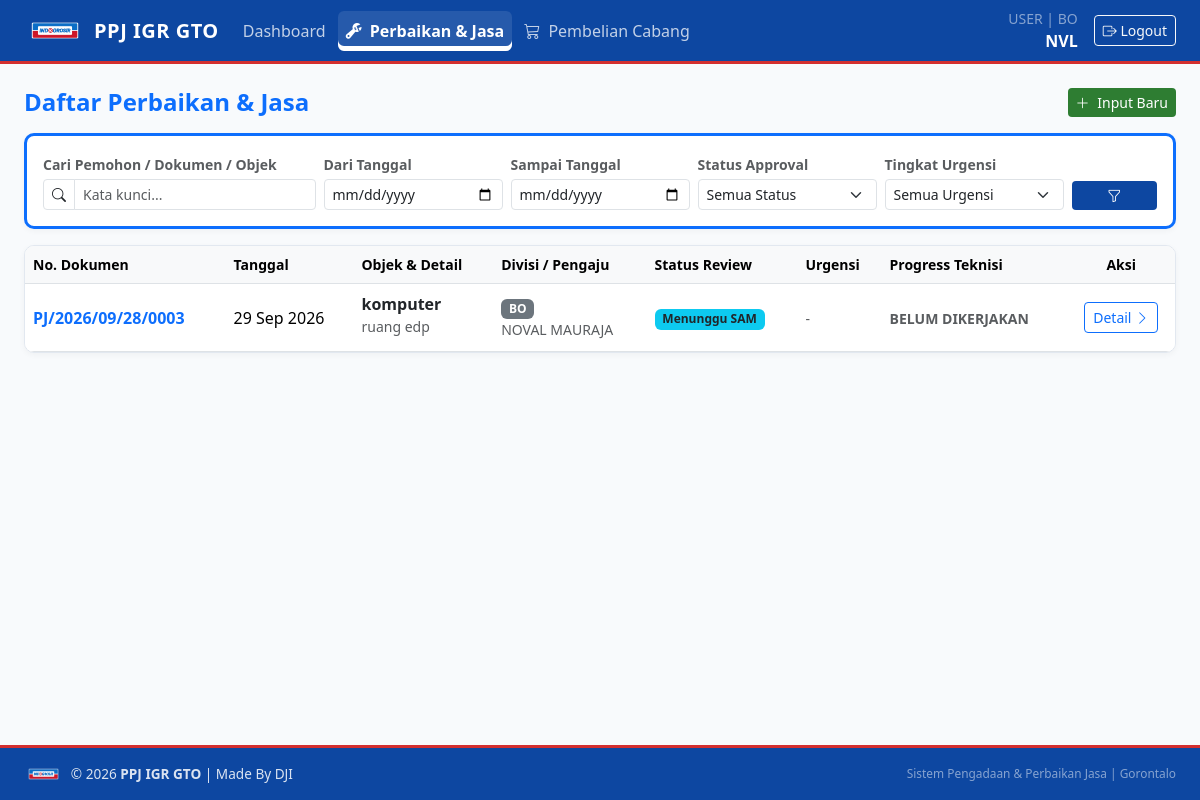
Page /perbaikan/ (signed in) on the committed database.
### core/models.py (models this page shows, shortened)
class UserProfile(models.Model):
    ROLE_CHOICES = [
        ('USER', 'User Divisi'),
        ('GA', 'General Affair (GA)'),
        ('SAM', 'SAM'),
        ('SM', 'Store Manager (SM)'),
        ('TEKNISI', 'Teknisi'),
    ]
    DIVISI_CHOICES = [
        ('SM', 'SM'),
        ('BO', 'BO'),
        ('MS', 'MS'),
        ('FOOD', 'FOOD'),
        ('NON FOOD', 'NON FOOD'),
        ('PERISH', 'PERISH'),
        ('LOG 1', 'LOG 1'),
        ('LOG 2', 'LOG 2'),
        ('GA', 'GA'),
        ('TEKNISI', 'TEKNISI'),
    ]
    user = models.OneToOneField(User, on_delete=models.CASCADE, related_name='profile')
    nik = models.CharField(max_length=30, blank=True)
    nomor_hp = models.CharField(max_length=20, blank=True, null=True, verbose_name="Nomor HP/WhatsApp")
    role = models.CharField(max_length=20, choices=ROLE_CHOICES, default='USER')
    divisi = models.CharField(max_length=20, choices=DIVISI_CHOICES, default='BO')

class PerbaikanJasa(models.Model):
    URGENSI_CHOICES = [
        ('EMERGENCY', 'Emergency'),
        ('HIGH', 'High'),
        ('MEDIUM', 'Medium'),
        ('PLANNED', 'Planned'),
    ]
    STATUS_APPROVAL_CHOICES = [
        ('WAITING_GA', 'Menunggu Estimasi GA'),
        ('WAITING_SAM', 'Menunggu Review SAM'),
        ('APPROVED', 'Disetujui (Diteruskan ke Teknisi)'),
        ('REJECTED', 'Ditolak (NOK)'),
    ]
    PROGRESS_TEKNISI_CHOICES = [
        ('BELUM DIKERJAKAN', 'Belum Dikerjakan'),
        ('PROSES', 'Proses'),
        ('SELESAI', 'Selesai'),
    ]
    no_dokumen = models.CharField(max_length=50, unique=True, blank=True, null=True)
    user = models.ForeignKey(User, on_delete=models.CASCADE, related_name='perbaikan_requests')
    nik = models.CharField(max_length=50)
    nama = models.CharField(max_length=150)
    divisi = models.CharField(max_length=50)
    tanggal = models.DateField(auto_now_add=True)
    lokasi_spesifik = models.CharField(max_length=255)
    objek = models.CharField(max_length=255)
    detail = models.TextField()
    upload_foto = models.ImageField(upload_to='perbaikan/laporan/')
    deskripsi_kebutuhan_bahan = models.TextField(blank=True, null=True)
    estimasi_harga = models.DecimalField(max_digits=12, decimal_places=2, null=True, blank=True)
    urgensi = models.CharField(max_length=20, choices=URGENSI_CHOICES, blank=True, null=True)
    alasan_nok_sam = models.TextField(blank=True, null=True)
    status = models.CharField(max_length=30, choices=STATUS_APPROVAL_CHOICES, default='WAITING_GA')
    progress_pekerjaan = models.CharField(
        max_length=30, choices=PROGRESS_TEKNISI_CHOICES, default='BELUM DIKERJAKAN'
    )
    kendala = models.TextField(blank=True, null=True)
    foto_hasil_pekerjaan = models.ImageField(upload_to='perbaikan/selesai/', blank=True, null=True)
    created_at = models.DateTimeField(auto_now_add=True)
    updated_at = models.DateTimeField(auto_now=True)

### core/views.py (the view, shortened to what this page needs)
# urls.py: path('perbaikan/', views.perbaikan_list, name='perbaikan_list'),
@login_required
def perbaikan_list(request):
    profile, _ = UserProfile.objects.get_or_create(user=request.user)
    if profile.role == 'USER':
        qs = PerbaikanJasa.objects.filter(user=request.user)
    elif profile.role == 'TEKNISI':
        qs = PerbaikanJasa.objects.filter(status='APPROVED')
    else:
        qs = PerbaikanJasa.objects.all()
    search_query = request.GET.get('q', '').strip()
    status_filter = request.GET.get('status', '').strip()
    urgensi_filter = request.GET.get('urgensi', '').strip()
    tgl_mulai = request.GET.get('tgl_mulai', '').strip()
    tgl_selesai = request.GET.get('tgl_selesai', '').strip()
    if status_filter:
        qs = qs.filter(status=status_filter)
    if urgensi_filter:
        qs = qs.filter(urgensi=urgensi_filter)
    if tgl_mulai:
         qs = qs.filter(tanggal__gte=tgl_mulai)
    if tgl_selesai:
        qs = qs.filter(tanggal__lte=tgl_selesai)
    qs = qs.order_by('-created_at')
    paginator = Paginator(qs, 5)
    page_number = request.GET.get('page')
    page_obj = paginator.get_page(page_number)
    return render(request, 'core/perbaikan_list.html', {
        'items': page_obj,
        'profile': profile,
        'search_query': search_query,
        'status_filter': status_filter,
        'urgensi_filter': urgensi_filter,
        'tgl_mulai': tgl_mulai,
        'tgl_selesai': tgl_selesai,
        'urgensi_choices': PerbaikanJasa.URGENSI_CHOICES,
        'status_choices': PerbaikanJasa.STATUS_APPROVAL_CHOICES,
    })

### core/templates/core/perbaikan_list.html (shortened to what this page needs)
{% extends 'core/base.html' %}
{% block content %}
<div class="d-flex justify-content-between align-items-center mb-3">
    <h4 class="fw-bold mb-0 text-primary">Daftar Perbaikan & Jasa</h4>
    <a href="{% url 'core:perbaikan_create' %}" class="btn btn-sm btn-app-green">
        <i class="bi bi-plus-lg me-1"></i> Input Baru
    </a>
</div>
<div class="card card-custom p-3 mb-3 border-start border-3 border-primary">
    <form method="get" class="row g-2 align-items-end">
        <div class="col-12 col-md-3">
            <label class="form-label small fw-semibold text-muted mb-1">Cari Pemohon / Dokumen / Objek</label>
            <div class="input-group input-group-sm">
                <span class="input-group-text bg-white"><i class="bi bi-search"></i></span>
                <input type="text" name="q" value="{{ search_query }}" class="form-control" placeholder="Kata kunci...">
            </div>
        </div>
        <div class="col-6 col-md-2">
            <label class="form-label small fw-semibold text-muted mb-1">Dari Tanggal</label>
            <input type="date" name="tgl_mulai" value="{{ tgl_mulai }}" class="form-control form-control-sm">
        </div>
        <div class="col-6 col-md-2">
            <label class="form-label small fw-semibold text-muted mb-1">Sampai Tanggal</label>
            <input type="date" name="tgl_selesai" value="{{ tgl_selesai }}" class="form-control form-control-sm">
        </div>
        <div class="col-6 col-md-2">
            <label class="form-label small fw-semibold text-muted mb-1">Status Approval</label>
            <select name="status" class="form-select form-select-sm">
                <option value="">Semua Status</option>
            </select>
        </div>
        <div class="col-6 col-md-2">
            <label class="form-label small fw-semibold text-muted mb-1">Tingkat Urgensi</label>
            <select name="urgensi" class="form-select form-select-sm">
                <option value="">Semua Urgensi</option>
            </select>
        </div>
        <div class="col-12 col-md-1 d-flex gap-1">
            <button type="submit" class="btn btn-sm btn-app-blue w-100" title="Terapkan Filter">
                <i class="bi bi-funnel"></i>
            </button>
        </div>
    </form>
</div>
<div class="card card-custom p-0 overflow-hidden mb-3">
    <div class="table-responsive">
        <table class="table table-hover align-middle mb-0">
            <thead class="table-light border-bottom">
                <tr class="small text-muted">
                    <th>No. Dokumen</th>
                    <th>Tanggal</th>
                    <th>Objek & Detail</th>
                    <th>Divisi / Pengaju</th>
                    <th>Status Review</th>
                    <th>Urgensi</th>
                    <th>Progress Teknisi</th>
                    <th class="text-center">Aksi</th>
                </tr>
            </thead>
            <tbody>
                {% for item in items %}
                <tr>
                    <td class="fw-bold text-primary">{{ item.no_dokumen|default:item.id }}</td>
                    <td>{{ item.tanggal|date:"d M Y" }}</td>
                    <td>
                        <div class="fw-bold text-dark">{{ item.objek }}</div>
                        <small class="text-muted text-truncate d-inline-block" style="max-width: 250px;">{{ item.lokasi_spesifik }}</small>
                    </td>
                    <td>
                        <span class="badge bg-secondary">{{ item.divisi }}</span>
                        <div class="small text-muted">{{ item.nama }}</div>
                    </td>
                    <td>
                        {% if item.status == 'WAITING_GA' %}
                            <span class="badge bg-warning text-dark">Menunggu GA</span>
                        {% elif item.status == 'WAITING_SAM' %}
                            <span class="badge bg-info text-dark">Menunggu SAM</span>
                        {% elif item.status == 'APPROVED' %}
                            <span class="badge bg-success">Disetujui</span>
                        {% else %}
                            <span class="badge bg-danger">Ditolak (NOK)</span>
                        {% endif %}
                    </td>
                    <td>
                        {% if item.urgensi %}
                            {% if item.urgensi == 'EMERGENCY' and item.progress_pekerjaan != 'SELESAI' %}
                                <span class="badge badge-pulse-emergency"><i class="bi bi-exclamation-octagon-fill me-1"></i> EMERGENCY</span>
                            {% else %}
                                <span class="badge badge-{{ item.urgensi|lower }}">{{ item.urgensi }}</span>
                            {% endif %}
                            {% if item.progress_pekerjaan != 'SELESAI' and item.target_deadline %}
                                <div class="mt-1">
                                    {% if item.is_overdue %}
                                        <span class="badge badge-overdue"><i class="bi bi-alarm-fill me-1"></i> Terlambat</span>
                                    {% else %}
                                        <small class="text-muted" style="font-size: 0.72rem;">
                                            <i class="bi bi-clock-history"></i> Sisa: {{ item.remaining_hours }} jam
                                        </small>
                                    {% endif %}
                                </div>
                            {% endif %}
                        {% else %}
                            <span class="text-muted small">-</span>
                        {% endif %}
                    </td>
                    <td>
                        <span class="small fw-semibold {% if item.progress_pekerjaan == 'SELESAI' %}text-success{% elif item.progress_pekerjaan == 'PROSES' %}text-primary{% else %}text-muted{% endif %}">
                            {{ item.progress_pekerjaan }}
                        </span>
                    </td>
                    <td class="text-center">
                        <a href="{% url 'core:perbaikan_detail' item.no_dokumen|default:item.id %}" class="btn btn-sm btn-outline-primary">
                            Detail <i class="bi bi-chevron-right"></i>
                        </a>
                    </td>
                </tr>
                {% empty %}
                <tr>
                    <td colspan="8" class="text-center py-4 text-muted">Belum ada data permintaan perbaikan yang sesuai filter.</td>
                </tr>
                {% endfor %}
            </tbody>
        </table>
    </div>
</div>
{% endblock %}

### core/templates/core/base.html (shortened to what this page needs)
{% load static %}
<!DOCTYPE html>
<html lang="id">
<head>
    <link href="https://cdn.jsdelivr.net/npm/bootstrap@5.3.3/dist/css/bootstrap.min.css" rel="stylesheet">
    <link rel="stylesheet" href="https://cdn.jsdelivr.net/npm/bootstrap-icons@1.11.3/font/bootstrap-icons.min.css">
</head>
<body>
    <nav class="navbar navbar-expand-lg navbar-dark navbar-custom sticky-top">
        <div class="container-fluid px-3 px-lg-4">
            <a class="navbar-brand d-flex align-items-center" href="{% url 'core:dashboard' %}">
                <img src="{% static 'img/logo.png' %}" alt="Logo" class="me-2" style="height: 32px; width: auto; object-fit: contain;">
                <span>PPJ IGR GTO</span>
            </a>
            {% if request.user.is_authenticated %}
            <div class="collapse navbar-collapse" id="navMenu">
                <ul class="navbar-nav me-auto mb-2 mb-lg-0 gap-lg-1">
                    <li class="nav-item">
                        <a class="nav-link {% if request.resolver_match.url_name == 'dashboard' %}active{% endif %}"
                           href="{% url 'core:dashboard' %}">
                             Dashboard
                        </a>
                    </li>
                    <li class="nav-item">
                        <a class="nav-link {% if 'perbaikan' in request.resolver_match.url_name %}active{% endif %}"
                           href="{% url 'core:perbaikan_list' %}">
                            <i class="bi bi-wrench-adjustable me-1"></i> Perbaikan & Jasa
                        </a>
                    </li>
                    <li class="nav-item">
                        <a class="nav-link {% if 'pembelian' in request.resolver_match.url_name %}active{% endif %}"
                           href="{% url 'core:pembelian_list' %}">
                            <i class="bi bi-cart3 me-1"></i> Pembelian Cabang
                        </a>
                    </li>
                </ul>
                <div class="d-flex align-items-center text-white mt-2 mt-lg-0">
                    <div class="me-3 text-end d-none d-lg-block">
                        <small class="d-block text-white-50">{{ request.user.profile.role }} | {{ request.user.profile.divisi }}</small>
                        <span class="fw-semibold">{{ request.user.username }}</span>
                    </div>
                    <a href="{% url 'core:logout' %}" class="btn btn-sm btn-outline-light"><i class="bi bi-box-arrow-right"></i> Logout</a>
                </div>
            </div>
            {% endif %}
        </div>
    </nav>
    <div class="toast-container position-fixed top-0 end-0 p-3" style="z-index: 1090;">
    </div>
    <main class="main-wrapper">
        <div class="container-fluid px-3 px-lg-4 py-3 py-lg-4">
            {% block content %}{% endblock %}
        </div>
    </main>
    <footer class="footer-custom py-3 mt-auto">
        <div class="container-fluid px-3 px-lg-4">
            <div class="d-flex flex-column flex-md-row justify-content-between align-items-center gap-2">
                <div class="d-flex align-items-center">
                    <img src="{% static 'img/logo.png' %}" alt="Logo" class="me-2" style="height: 20px; width: auto; object-fit: contain;">
                    <span>&copy; {% now "Y" %} <strong>PPJ IGR GTO</strong> | Made By DJI</span>
                </div>
                <div class="small text-white-50">
                    Sistem Pengadaan & Perbaikan Jasa | Gorontalo
                </div>
            </div>
        </div>
    </footer>
</body>
</html>

### core/templates/core/base.html (style rules this page uses)
:root { --app-blue-primary: #0d47a1; --app-blue-hover: #1565c0; --app-red-accent: #d32f2f; --app-green-accent: #2e7d32; --app-white: #ffffff; --app-bg: #f8fafc; }
html, body { height: 100%; }
body { display: flex; flex-direction: column; min-height: 100vh; background-color: var(--app-bg); font-family: system-ui, -apple-system, sans-serif; color: #1e293b; }
.main-wrapper { flex: 1 0 auto; }
.navbar-custom { background-color: var(--app-blue-primary); border-bottom: 3px solid var(--app-red-accent); }
.navbar-brand { font-weight: 700; letter-spacing: 0.5px; }
.navbar-custom .nav-link { color: rgba(255, 255, 255, 0.75); font-weight: 500; padding: 0.5rem 0.85rem; border-radius: 6px; transition: all 0.2s ease; position: relative; }
.navbar-custom .nav-link.active { color: #ffffff !important; background-color: rgba(255, 255, 255, 0.1); font-weight: 600; box-shadow: inset 0 -5px 0 var(--app-white); }
.btn-app-blue { background-color: var(--app-blue-primary); color: #fff; border: none; }
.btn-app-green { background-color: var(--app-green-accent); color: #fff; border: none; }
.card-custom { background-color: var(--app-white); border-radius: 10px; border: 1px solid #e2e8f0; box-shadow: 0 2px 6px rgba(0,0,0,0.04); }
.footer-custom { flex-shrink: 0; background-color: var(--app-blue-primary); border-top: 3px solid var(--app-red-accent); color: rgba(255, 255, 255, 0.85); font-size: 0.85rem; }

### rows in the picture
PerbaikanJasa: no_dokumen "PJ/2026/09/28/0003", tanggal "29 Sep 2026", objek "komputer", lokasi_spesifik "ruang edp", divisi "BO", nama "NOVAL MAURAJA", status "Menunggu SAM", progress_pekerjaan "BELUM DIKERJAKAN"

### other values in the picture
{{ request.user.profile.role }} "USER"
{{ request.user.profile.divisi }} "BO"
{{ request.user.username }} "NVL"
